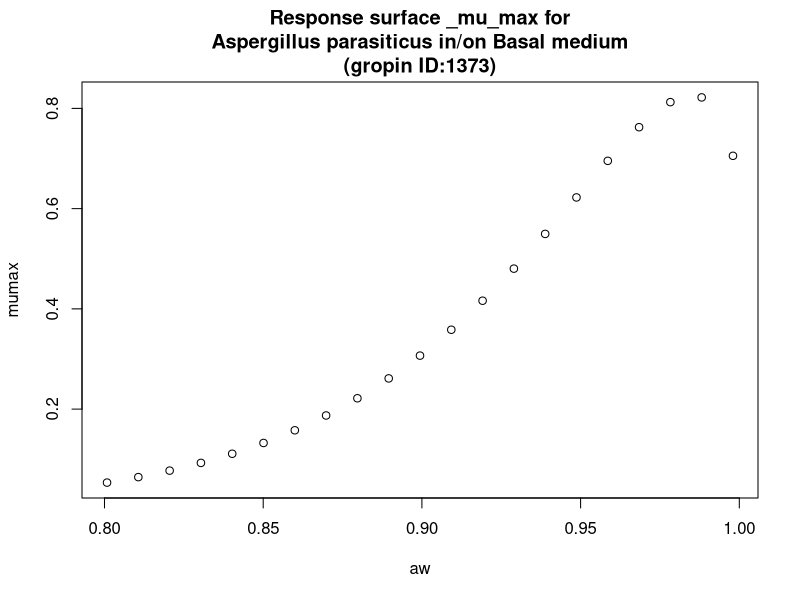

R code for this plot:
#############################
# start of Parameter script
#############################
aw <- seq(0.8008,0.998001998001998,length.out=21)
#############################
# end of Parameter script
#############################
############################# 
# start of Model script Gropin ID 1373 
#############################
 
# constant coefficients for this model
 
variables <- data.frame(aw)
argumentsPar <- unique.data.frame(expand.grid(variables))
 
# heart of the model
response_surface <- function(aw) {
   mumax <-exp(-0.5825+6.392*sqrt(1-aw)-26.11*(sqrt(1-aw))^2)

	return(mumax=mumax)
} 

# output parameters
responseSurface <- cbind(argumentsPar,response_surface(argumentsPar['aw']))
colnames(responseSurface) <- c(colnames(argumentsPar),'mumax')
#############################
# End of Model script
#############################
############################# 
# start of Visualisation script Gropin ID 1373 
#############################
titleText <-'Response surface _mu_max for
Aspergillus parasiticus in/on Basal medium
(gropin ID:1373)'
plot(aw,responseSurface$'mumax',xlab='aw',
                          ylab='mumax',main=titleText)
#############################
# End of Visualisation script
#############################
